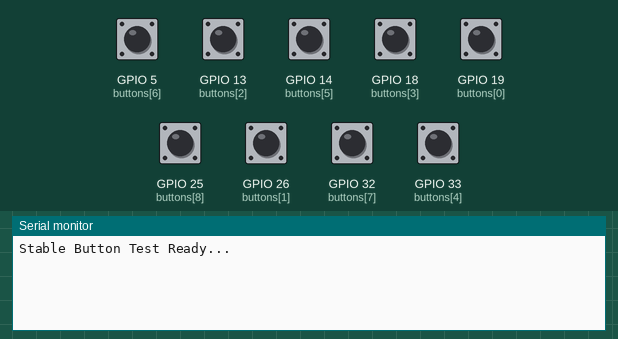
This sketch was run on a simulated ESP32. On the bench: the last lines printed to the serial monitor. Inputs (shaded band) come from the test bench; at power-on: GPIO 5 (buttons[6]), GPIO 13 (buttons[2]), GPIO 14 (buttons[5]), GPIO 18 (buttons[3]), GPIO 19 (buttons[0]), GPIO 25 (buttons[8]), GPIO 26 (buttons[1]), GPIO 32 (buttons[7]), GPIO 33 (buttons[4]) HIGH.

Above: at 1.2 s.
1.3 s: GPIO 5 (buttons[6]) pulled LOW for 0.15 s
At 2.4 s:
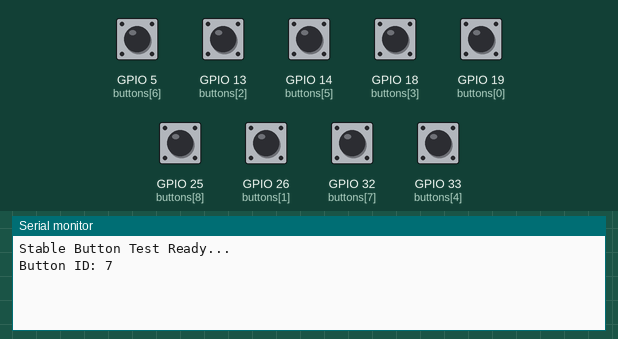
2.9 s: GPIO 13 (buttons[2]) pulled LOW for 0.15 s
At 4.1 s:
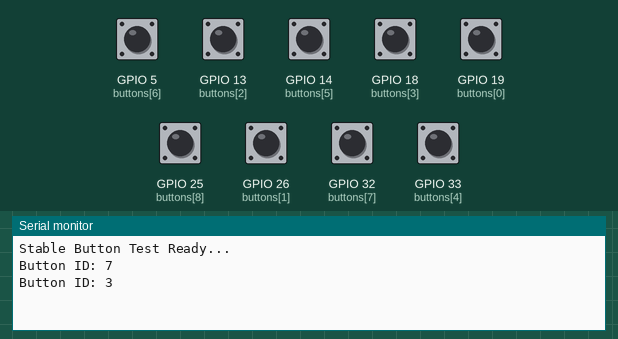
4.5 s: GPIO 14 (buttons[5]) pulled LOW for 0.15 s
At 5.0 s:
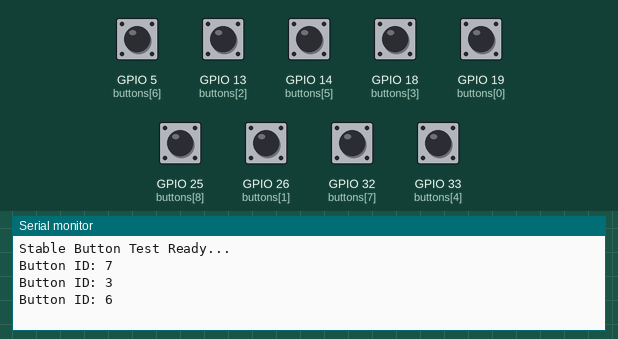
6.1 s: GPIO 18 (buttons[3]) pulled LOW for 0.15 s
At 7.4 s:
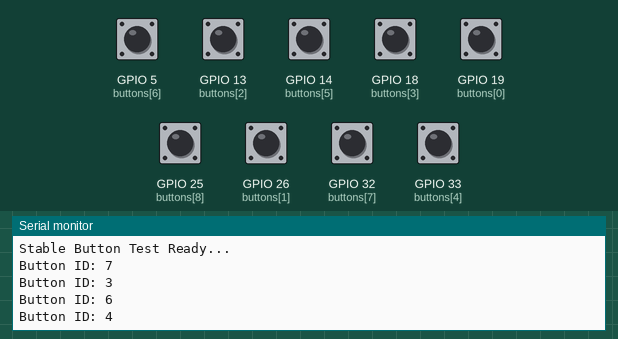
7.7 s: GPIO 19 (buttons[0]) pulled LOW for 0.15 s
At 8.6 s:
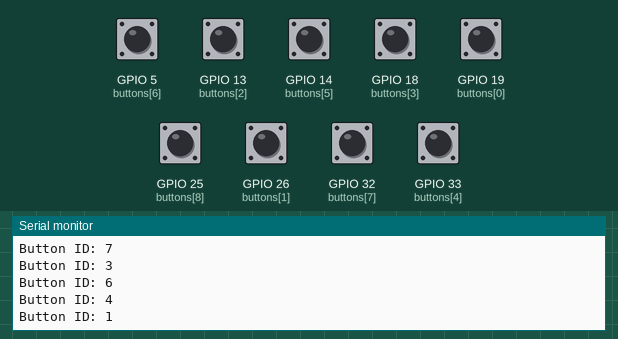
9.3 s: GPIO 25 (buttons[8]) pulled LOW for 0.15 s
At 10.3 s:
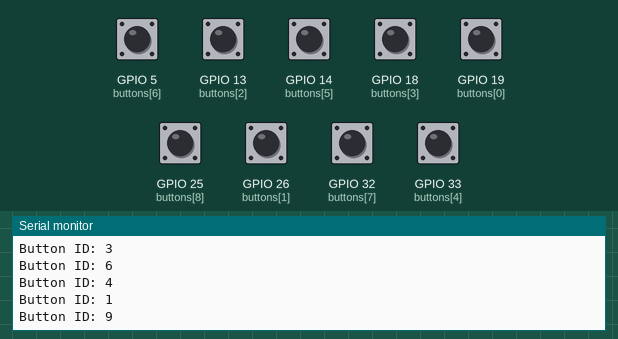
Timing chart, 0 to 11.9 s (numbered marks = the images above; inputs shaded):
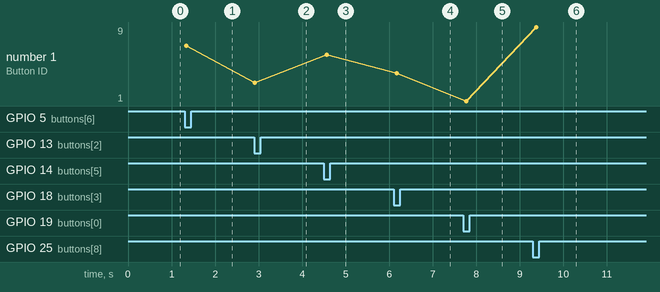

Measured:
- after the input at 1.3 s, the serial monitor: prints a new line at once (image 1)
- after the input at 2.9 s, the serial monitor: prints a new line at once (image 2)
- after the input at 4.5 s, the serial monitor: prints a new line after 0.07 s (image 3)
- after the input at 6.1 s, the serial monitor: prints a new line after 0.07 s (image 4)
- after the input at 7.7 s, the serial monitor: prints a new line after 0.07 s (image 5)
- after the input at 9.3 s, the serial monitor: prints a new line after 0.08 s (image 6)
- plotted number 1: 7 → 3 after the input at 2.9 s, 3 → 6 after the input at 4.5 s, 6 → 4 after the input at 6.1 s, 4 → 1 after the input at 7.7 s, 1 → 9 after the input at 9.3 s

The sketch:

ver_1.ino
```cpp
int buttons[]  = {19, 26, 13, 18, 33, 14, 5, 32, 25};
int buttonID[] = { 1,  2,  3,  4,  5,  6, 7,  8,  9};
int total = sizeof(buttons) / sizeof(buttons[0]);

int lastStableState[20];
unsigned long lastDebounceTime[20];

int readStable(int pin) {
  int a = digitalRead(pin);
  delay(5);
  int b = digitalRead(pin);
  delay(5);
  int c = digitalRead(pin);

  if (a == b && b == c)
    return a;
  return HIGH;  // default (not pressed)
}

void setup() {
  Serial.begin(115200);

  for (int i = 0; i < total; i++) {
    pinMode(buttons[i], INPUT_PULLUP);
    lastStableState[i] = HIGH;   // initial not pressed
  }

  Serial.println("Stable Button Test Ready...");
}

void loop() {

  for (int i = 0; i < total; i++) {

    int pin = buttons[i];
    int stableState = readStable(pin);

    // Detect NEW PRESS (HIGH -> LOW)
    if (lastStableState[i] == HIGH && stableState == LOW) {
      Serial.print("Button ID: ");
      Serial.println(buttonID[i]);
    }

    // Save state
    lastStableState[i] = stableState;
  }
}
```
